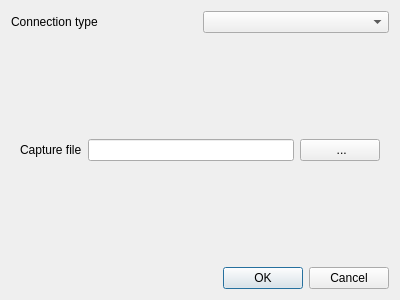
<?xml version="1.0" encoding="UTF-8"?>
<ui version="4.0">
 <class>ConnectDialog</class>
 <widget class="QDialog" name="ConnectDialog">
  <property name="geometry">
   <rect>
    <x>0</x>
    <y>0</y>
    <width>400</width>
    <height>300</height>
   </rect>
  </property>
  <property name="windowTitle">
   <string>Dialog</string>
  </property>
  <layout class="QVBoxLayout" name="verticalLayout_2">
   <item>
    <layout class="QHBoxLayout" name="horizontalLayout">
     <item>
      <widget class="QLabel" name="label">
       <property name="text">
        <string>Connection type</string>
       </property>
      </widget>
     </item>
     <item>
      <widget class="QComboBox" name="connectionTypeComboBox"/>
     </item>
    </layout>
   </item>
   <item>
    <widget class="QStackedWidget" name="stackedWidget">
     <property name="currentIndex">
      <number>1</number>
     </property>
     <widget class="QWidget" name="serialPortSettings">
      <layout class="QVBoxLayout" name="verticalLayout">
       <item>
        <layout class="QHBoxLayout" name="horizontalLayout_2">
         <item>
          <widget class="QLabel" name="label_2">
           <property name="text">
            <string>Serial port</string>
           </property>
          </widget>
         </item>
         <item>
          <widget class="QComboBox" name="serialPortComboBox"/>
         </item>
        </layout>
       </item>
      </layout>
     </widget>
     <widget class="QWidget" name="fileSettings">
      <layout class="QVBoxLayout" name="verticalLayout_3">
       <item>
        <layout class="QHBoxLayout" name="horizontalLayout_3">
         <item>
          <widget class="QLabel" name="label_3">
           <property name="text">
            <string>Capture file</string>
           </property>
          </widget>
         </item>
         <item>
          <widget class="QLineEdit" name="fileNameLineEdit"/>
         </item>
         <item>
          <widget class="QPushButton" name="selectFileButton">
           <property name="text">
            <string> ...</string>
           </property>
          </widget>
         </item>
        </layout>
       </item>
      </layout>
     </widget>
    </widget>
   </item>
   <item>
    <widget class="QDialogButtonBox" name="buttonBox">
     <property name="orientation">
      <enum>Qt::Horizontal</enum>
     </property>
     <property name="standardButtons">
      <set>QDialogButtonBox::Cancel|QDialogButtonBox::Ok</set>
     </property>
    </widget>
   </item>
  </layout>
 </widget>
 <resources/>
 <connections>
  <connection>
   <sender>buttonBox</sender>
   <signal>accepted()</signal>
   <receiver>ConnectDialog</receiver>
   <slot>accept()</slot>
   <hints>
    <hint type="sourcelabel">
     <x>248</x>
     <y>254</y>
    </hint>
    <hint type="destinationlabel">
     <x>157</x>
     <y>274</y>
    </hint>
   </hints>
  </connection>
  <connection>
   <sender>buttonBox</sender>
   <signal>rejected()</signal>
   <receiver>ConnectDialog</receiver>
   <slot>reject()</slot>
   <hints>
    <hint type="sourcelabel">
     <x>316</x>
     <y>260</y>
    </hint>
    <hint type="destinationlabel">
     <x>286</x>
     <y>274</y>
    </hint>
   </hints>
  </connection>
 </connections>
</ui>
